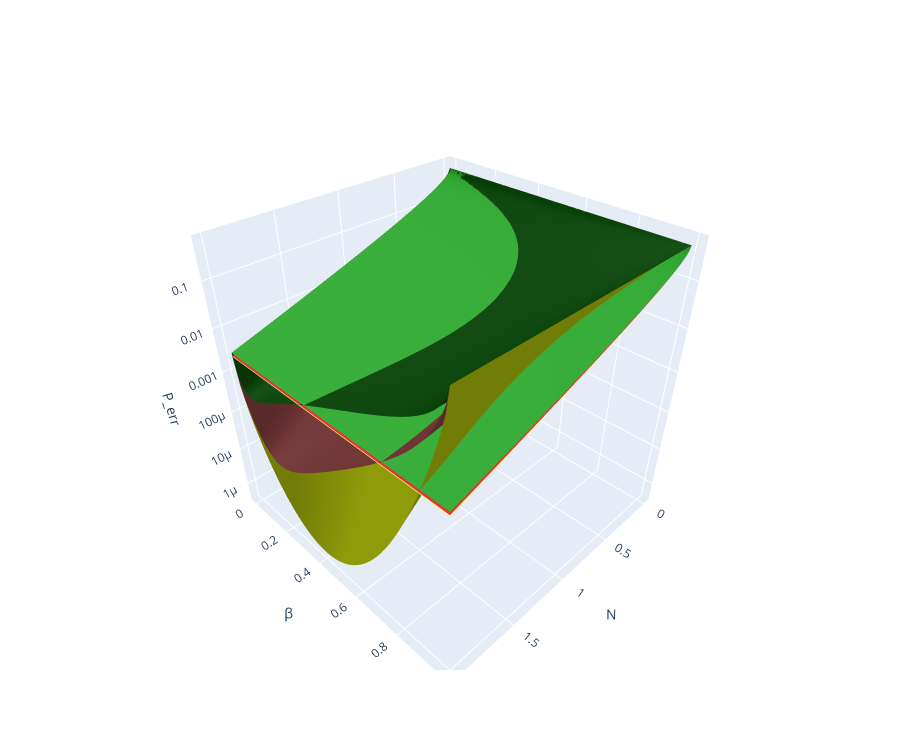

Write notebook code for a chart like this one.
### Markdown cell above
## Fit

### Code cell
reload_protocols()
sigmas = np.round(np.arange(0, 1 + 0.05, 0.05), decimals=2)
sigmas = [0.0, 0.1, 0.2]
params_dict_cs, params_dict_dss = pd.fit_homodyne_perr(sigmas, dss=True, cs=True, data=False, print_params=False)

### Figure 1 — Plotly figure (JSON) as saved in the notebook; plotly's stock layout.template omitted (floating-point values rounded to 4 significant figures; data arrays with more than 128 entries replaced by an {"elided": "..."} marker saying what was removed)
{"data": [{"colorscale": [[0, "#e9f063"], [1, "#e9f063"]], "name": "Fit", "showscale": false, "surfacecolor": {"elided": "80x80 float values"}, "type": "surface", "x": {"elided": "80x80 float values"}, "y": {"elided": "80x80 float values"}, "z": {"elided": "80x80 float values"}}, {"colorscale": [[0, "#d62728"], [1, "#d62728"]], "name": "Fit", "showscale": false, "surfacecolor": {"elided": "80x80 float values"}, "type": "surface", "x": {"elided": "80x80 float values"}, "y": {"elided": "80x80 float values"}, "z": {"elided": "80x80 float values"}}, {"colorscale": [[0, "#2ca02c"], [1, "#2ca02c"]], "name": "Fit", "showscale": false, "surfacecolor": {"elided": "80x80 float values"}, "type": "surface", "x": {"elided": "80x80 float values"}, "y": {"elided": "80x80 float values"}, "z": {"elided": "80x80 float values"}}, {"colorscale": [[0, "#8E9C09"], [1, "#8E9C09"]], "name": "Fit", "showscale": false, "surfacecolor": {"elided": "80x80 float values"}, "type": "surface", "x": {"elided": "80x80 float values"}, "y": {"elided": "80x80 float values"}, "z": {"elided": "80x80 float values"}}, {"colorscale": [[0, "#6F3434"], [1, "#6F3434"]], "name": "Fit", "showscale": false, "surfacecolor": {"elided": "80x80 float values"}, "type": "surface", "x": {"elided": "80x80 float values"}, "y": {"elided": "80x80 float values"}, "z": {"elided": "80x80 float values"}}, {"colorscale": [[0, "#084108"], [1, "#084108"]], "name": "Fit", "showscale": false, "surfacecolor": {"elided": "80x80 float values"}, "type": "surface", "x": {"elided": "80x80 float values"}, "y": {"elided": "80x80 float values"}, "z": {"elided": "80x80 float values"}}], "layout": {"height": 750, "scene": {"aspectmode": "cube", "xaxis": {"title": {"text": "N"}}, "yaxis": {"title": {"text": "β"}}, "zaxis": {"title": {"text": "P_err"}, "type": "log"}}, "width": 900}}
